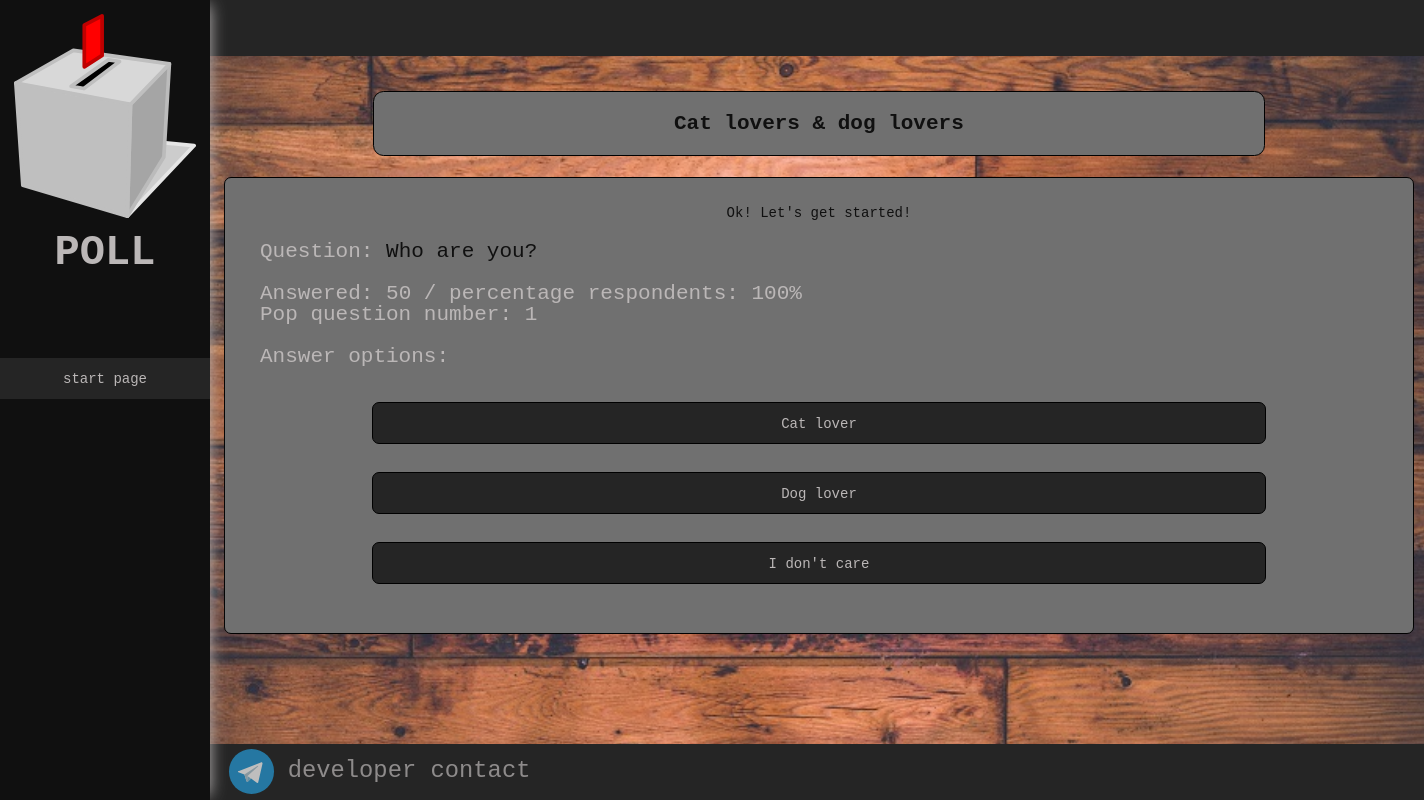
The page /poll/?poll_pk=1&is_start=True on the database as committed earlier.
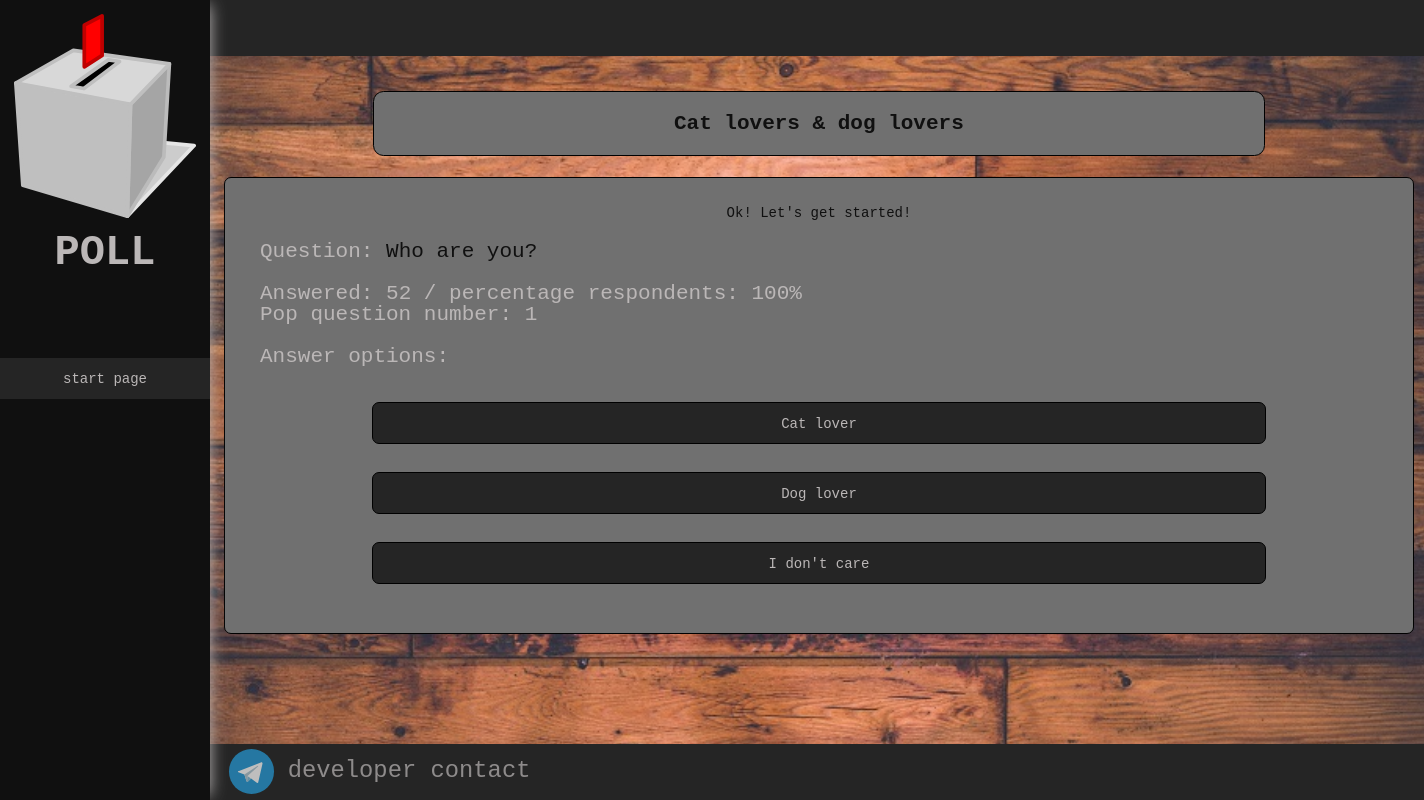
The same page on the database as committed later.
### polls/models.py (models this page shows, shortened)
class Question(models.Model):
    context = models.TextField()
    poll = models.ForeignKey(Poll, on_delete=CASCADE)
    is_start = models.BooleanField(default=False)
    participants = models.PositiveIntegerField(default=0)

### polls/views.py (the view)
# urls.py: path('poll/', views.poll, name='poll'),
def poll(request):
    current_poll_pk = request.GET.get('poll_pk')
    current_poll = Poll.objects.get(pk=current_poll_pk)
    if request.GET.get('is_start'):
        create_session(current_poll)
    session_data = handle_session_data(request)
    if session_data['next_question_pk']:
        message = NEXT_QUESTION_MESSAGE
        question = Question.objects.get(pk=session_data['next_question_pk'])
        answers = Answer.objects.filter(question=question)
    elif session_data['is_start']:
        message = FIRST_QUESTION_MESSAGE
        question = Question.objects.filter(poll=current_poll, is_start=True).first()
        answers = Answer.objects.filter(question=question)
    else:
        message = COMPLETED_SURVEY_MESSAGE
        question = None
        answers = None
    question_statistics = None
    if question:
        question_statistics = poll_session.session.get_question_statistics(question)
    question_numbers = poll_session.session.get_questions_numbers()
    question_pk = -1
    if question:
        question_pk = question.pk
    context = {
        'title': 'poll',
        'poll': current_poll,
        'question': question,
        'answers': answers,
        'message': message,
        'statistics': question_statistics,
        'question_pk': question_pk,
        'question_numbers': question_numbers,
    }
    return render(request, 'polls/poll.html', context)

### polls/poll_session/poll_session.py (called while the page is built)
    def update_statistic(self, question_pk, answer_pk):
        if question_pk:
            self.questions[question_pk] = self.questions.get(question_pk, 0) + 1
        if answer_pk:
            self.answers[answer_pk] = self.answers.get(answer_pk, 0) + 1

    def get_question_statistics(self, question):
        percentage_poll_participants = 0
        if self.poll.participants and question.participants:
            percentage_poll_participants = int((100 / self.poll.participants) * question.participants)
        return {
            'poll_participants': self.poll.participants,
            'question_participants': question.participants,
            'percentage_poll_participants': percentage_poll_participants,
        }

### polls/templatetags/site_sections_tags.py (called while the page is built)
@register.simple_tag()
def get_site_sections():
    return SITE_SECTIONS

### polls/views.py (called while the page is built)
def create_session(current_poll):
    poll_session.session = poll_session.PollSession(current_poll)

### polls/templates/polls/poll.html (shortened to what this page needs)
{% extends 'base.html' %}
{% load static %}
{% block style %}
<link rel="stylesheet" href="{% static 'css/button.css' %}">
<link rel="stylesheet" href="{% static 'css/poll.css' %}">
{% endblock %}
{% block content %}
    <div class="main-content">
        <div class="poll-subject block-border">{{ poll.subject }}</div>
        <div class="question-block block-border">
            {% if message %}
                <div class="survey-message">{{ message }}</div>
            {% endif %}
            {% if question %}
                <div class="question">
                    Question: <span class="question-context">{{ question.context }}</span><br><br>
                    <span class="statistics">
                        {% if statistics.poll_participants == 0 %}
                            <div class="statistics-message">You are the first participant in this survey</div>
                        {% elif statistics.question_participants == 0 %}
                            <div class="statistics-message">No one has answered this question yet</div>
                        {% else %}
                            <div class="statistics-message">
                                Answered: {{ question.participants }} /
                                percentage respondents: {{ statistics.percentage_poll_participants }}%
                            </div>
                            <div class="question-number">
                                {% for question_id, question_data in question_numbers.items %}
                                    {% if question_id == question_pk %}
                                        Pop question number: {{ question_data }}
                                    {% endif %}
                                {% endfor %}
                            </div>
                        {% endif %}
                    </span>
                </div>
            {% else %}
                <a href="{% url 'polls:show_results' %}" class="send-results-button button">SAVE RESULTS</a>
            {% endif %}
            <div class="answers-block">
                {% if question %}
                    <div class="answers-block-label">Answer options:</div>
                {% endif %}
                {% for answer in answers %}
                    <div class="answer-choice">
                        <div class="answer-button button"
                        data-next-question="{{ answer.next_question.id }}"
                        data-answer-pk="{{ answer.pk }}"
                        data-question-pk="{{ question.pk }}">{{ answer.context }}</div>
                    </div>
                {% endfor %}
            </div>
        </div>
    </div>
{% endblock %}

Rows that differ between the two databases and show on the page:
changed Question "Who are you?": participants "50" → "52"
